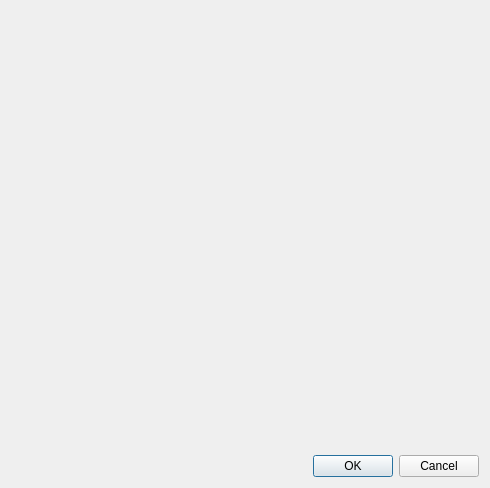
<?xml version="1.0" encoding="UTF-8"?>
<ui version="4.0">
 <class>Dialog</class>
 <widget class="QDialog" name="Dialog">
  <property name="geometry">
   <rect>
    <x>0</x>
    <y>0</y>
    <width>490</width>
    <height>488</height>
   </rect>
  </property>
  <property name="windowTitle">
   <string>Dialog</string>
  </property>
  <layout class="QVBoxLayout" name="verticalLayout">
   <item>
    <widget class="QWidget" name="widget" native="true">
     <layout class="QHBoxLayout" name="horizontalLayout">
      <item>
       <widget class="QLabel" name="label">
        <property name="text">
         <string/>
        </property>
       </widget>
      </item>
     </layout>
    </widget>
   </item>
   <item>
    <widget class="QDialogButtonBox" name="buttonBox">
     <property name="orientation">
      <enum>Qt::Horizontal</enum>
     </property>
     <property name="standardButtons">
      <set>QDialogButtonBox::Cancel|QDialogButtonBox::Ok</set>
     </property>
    </widget>
   </item>
  </layout>
 </widget>
 <resources/>
 <connections>
  <connection>
   <sender>buttonBox</sender>
   <signal>accepted()</signal>
   <receiver>Dialog</receiver>
   <slot>accept()</slot>
   <hints>
    <hint type="sourcelabel">
     <x>248</x>
     <y>254</y>
    </hint>
    <hint type="destinationlabel">
     <x>157</x>
     <y>274</y>
    </hint>
   </hints>
  </connection>
  <connection>
   <sender>buttonBox</sender>
   <signal>rejected()</signal>
   <receiver>Dialog</receiver>
   <slot>reject()</slot>
   <hints>
    <hint type="sourcelabel">
     <x>316</x>
     <y>260</y>
    </hint>
    <hint type="destinationlabel">
     <x>286</x>
     <y>274</y>
    </hint>
   </hints>
  </connection>
 </connections>
</ui>
